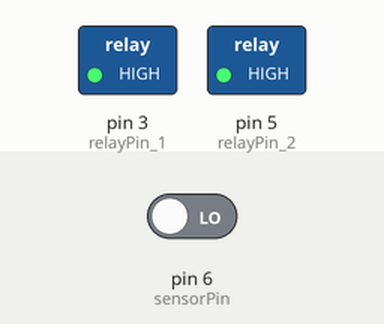
Recording of a sketch running on a simulated Arduino Uno, built with avr-gcc and run on an emulated ATmega328P. On the bench: switched loads named in the sketch (green lamp = pin HIGH). Inputs (shaded band) come from the test bench; at power-on: pin 6 (sensorPin) LOW.

Above: at 6.8 s.
6.9 s: pin 6 (sensorPin) driven HIGH
At 10.2 s:
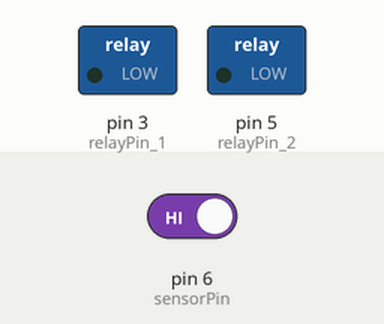
13.5 s: pin 6 (sensorPin) driven LOW
At 14.2 s:
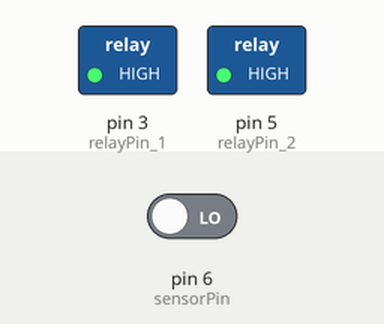
Timing chart, 0 to 16.5 s (numbered marks = the images above; inputs shaded):
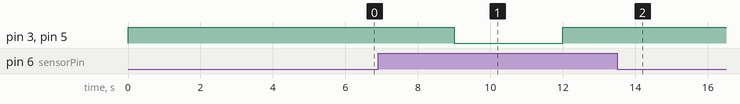

The sketch:

jog-button.ino
```cpp
const int relayPin_1 = 3;	// choose the pin for the RELAY_1
const int relayPin_2 = 5;	// choose the pin for the RELAY_2
const int sensorPin = 6;	// choose the Jog sensor button pin
int val = 0;			// variable for reading the Jog sensor button pin status
bool stat = true;		// variable for reading actual RELAY status

void setup() {
  pinMode(relayPin_1, OUTPUT);	// declare RELAY_1 as output
  pinMode(relayPin_2, OUTPUT);	// declare RELAY_2 as output
  pinMode(sensorPin, INPUT);	// declare Jog sensor button as input
  digitalWrite(relayPin_1, HIGH);
  digitalWrite(relayPin_2, HIGH);
}

void loop(){
  val = digitalRead(sensorPin);	// read input value
  if (val == HIGH & stat == true) {	// check if the sensor input is HIGH and RELAY is turned OFF
    digitalWrite(relayPin_1, LOW);	// turn RELAY_1 ON
    digitalWrite(relayPin_2, LOW);	// turn RELAY_2 ON
    stat = false;			// change RELAYS status to turned ON
  }
  else if (val == HIGH & stat == false) {	// check if the sensor input is HIGH and RELAY is turned ON
    digitalWrite(relayPin_1, HIGH);	// turn RELAY_1 OFF
    digitalWrite(relayPin_2, HIGH);	// turn RELAY_2 OFF
    stat = true;			// change RELAY status to turned OFF
  }
delay(3000);				// 3 seconds delay
}
```

Measured:
- after the input at 6.9 s, pin 3 (relayPin_1), pin 5 (relayPin_2): HIGH → LOW after 2.1 s, → HIGH 3.0 s later
- after the input at 13.5 s, pin 3 (relayPin_1), pin 5 (relayPin_2): stays HIGH (without the input it goes to LOW after 1.5 s)
